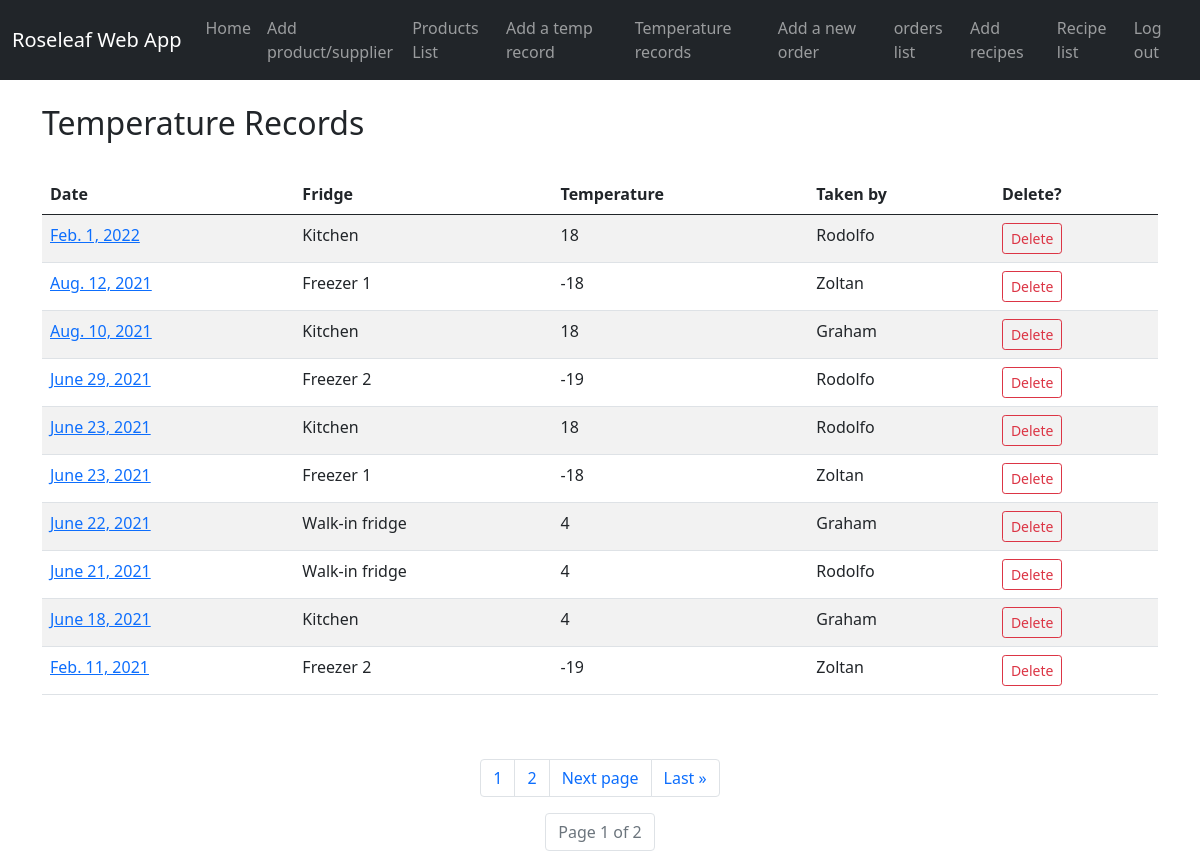
Screenshot of /temp_records/ with the database file from the repository.
### roseleaf_app/models.py (models this page shows, shortened)
class TempRecords(models.Model):
    temp_date = models.DateField()
    temperature = models.IntegerField()
    fridge = models.ForeignKey(Fridge, on_delete=models.CASCADE)
    user = models.ForeignKey(Member, on_delete=models.CASCADE)

class Fridge(models.Model):
    fridge_name = models.CharField(max_length=50)
    def __str__(self):
        return self.fridge_name

class Member(models.Model):
    username = models.CharField(max_length=20)
    password = models.CharField(max_length=20)
    def __str__(self):
        return self.username

### roseleaf_app/views.py (the view)
# urls.py: path('temp_records/', views.temp_records, name='temp_records'),
def temp_records(request):
    temp_list = TempRecords.objects.all()
    p = Paginator(TempRecords.objects.all().order_by('-temp_date'), 10)
    page = request.GET.get('page')
    temp_page = p.get_page(page)
    nums = 'a' * temp_page.paginator.num_pages
    return render(request, 'roseleaf_app/temp_records.html',
                  {
                      'temp_page': temp_page,
                      'nums': nums,
                      'temp_list': temp_list})

### roseleaf_app/templates/roseleaf_app/temp_records.html (shortened to what this page needs)
{% extends 'roseleaf_app/base.html' %}
{% block content %}
     <br/>
    <h2>Temperature Records</h2>
    <br>
    <table class="table table-hover table-striped ">
    <thead>
            <tr>
                <th scope="col">Date</th>
                <th scope="col">Fridge</th>
                <th scope="col" >Temperature</th>
                <th scope="col">Taken by</th>
                <th scope="col">Delete?</th>
            </tr>
        </thead>
    {% for record in temp_page %}
        <tr>
            <td><a href="{% url 'show_temp_record' record.id %}">{{ record.temp_date }}</a></td>
            <td>{{ record.fridge }}</td>
            <td>{{ record.temperature }}</td>
            <td>{{ record.user }}</td>
            <td>
                <a href="{% url 'delete_temp_record' record.id %}"
                   class="btn btn-outline-danger btn-sm"> Delete  </a>
            </td>
        </tr>
    {% endfor %}
    </table>
    <br><br>
    <nav aria-label="Page navigation example">
    <ul class="pagination justify-content-center">
    {% for i in nums %}
        <li class="page-item"><a class="page-link" href="?page={{ forloop.counter }}">{{ forloop.counter }}</a></li>
    {% endfor %}
    {% if temp_page.has_next%}
        <li class="page-item"> <a class="page-link" href="?page={{ temp_page.next_page_number }}">Next page</a></li>
        <li class="page-item"><a class="page-link" href="?page={{ temp_page.paginator.num_pages }}">Last &raquo;</a></li>
    {% endif %}
    </ul>
    <ul class="pagination justify-content-center">
    <li class="page-item disabled"><a class="page-link" href="#">Page {{ temp_page.number }} of {{ temp_page.paginator.num_pages }}</a></li>
    </ul>
    </nav>
{% endblock %}

### rows the page displays
TempRecords: temp_date "Feb. 1, 2022", fridge "Kitchen", temperature "18", user "Rodolfo"
TempRecords: temp_date "Aug. 12, 2021", fridge "Freezer 1", temperature "-18", user "Zoltan"
TempRecords: temp_date "Aug. 10, 2021", fridge "Kitchen", temperature "18", user "Graham"
TempRecords: temp_date "June 29, 2021", fridge "Freezer 2", temperature "-19", user "Rodolfo"
TempRecords: temp_date "June 23, 2021", fridge "Kitchen", temperature "18", user "Rodolfo"
TempRecords: temp_date "June 23, 2021", fridge "Freezer 1", temperature "-18", user "Zoltan"
TempRecords: temp_date "June 22, 2021", fridge "Walk-in fridge", temperature "4", user "Graham"
TempRecords: temp_date "June 21, 2021", fridge "Walk-in fridge", temperature "4", user "Rodolfo"
TempRecords: temp_date "June 18, 2021", fridge "Kitchen", temperature "4", user "Graham"
TempRecords: temp_date "Feb. 11, 2021", fridge "Freezer 2", temperature "-19", user "Zoltan"

### other values shown
{{ temp_page.number }} "1"
{{ temp_page.paginator.num_pages }} "2"
